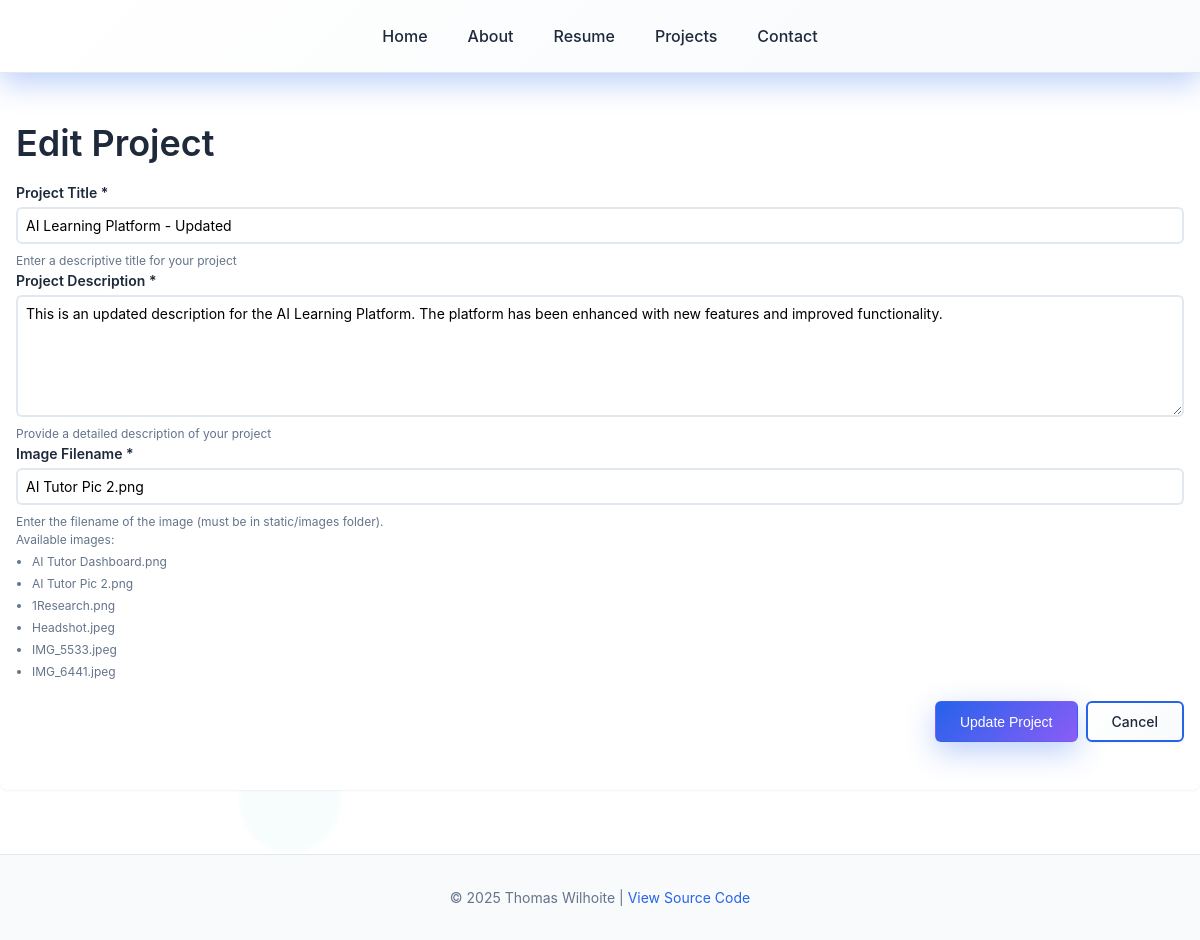
The app's page /edit_project/3 with its own data.
### tables this page shows
CREATE TABLE projects (
                id INTEGER PRIMARY KEY AUTOINCREMENT,
                title TEXT NOT NULL,
                description TEXT NOT NULL,
                image_filename TEXT NOT NULL,
                created_date TIMESTAMP DEFAULT CURRENT_TIMESTAMP,
                updated_date TIMESTAMP DEFAULT CURRENT_TIMESTAMP
            );

### app.py (the view, shortened to what this page needs)
@app.route('/edit_project/<int:project_id>', methods=['GET', 'POST'])
def edit_project(project_id):
    try:
        project = dal.get_project_by_id(project_id)
        if not project:
            flash('Project not found.', 'error')
            return redirect(url_for('projects'))
        return render_template('edit_project.html', project=project)
    except Exception as e:
        flash(f'Error loading project: {str(e)}', 'error')
        return redirect(url_for('projects'))

### DAL.py (called while the page is built)
    def get_connection(self):
        return sqlite3.connect(self.db_name)

    def get_project_by_id(self, project_id):
        conn = self.get_connection()
        cursor = conn.cursor()
        cursor.execute('''
            SELECT id, title, description, image_filename, created_date, updated_date
            FROM projects
            WHERE id = ?
        ''', (project_id,))
        project = cursor.fetchone()
        conn.close()
        return project

### templates/edit_project.html (shortened to what this page needs)
{% extends "base.html" %}
{% block content %}
<h1>Edit Project</h1>
<div class="edit-project-content">
    <form method="POST" class="edit-project-form">
        <div class="form-group">
            <label for="title">Project Title *</label>
            <input type="text" id="title" name="title" required
                   value="{{ project[1] }}"
                   placeholder="Enter project title"
                   aria-describedby="title-help">
            <div id="title-help" class="form-help">Enter a descriptive title for your project</div>
        </div>
        <div class="form-group">
            <label for="description">Project Description *</label>
            <textarea id="description" name="description" required rows="6"
                      placeholder="Describe your project, its goals, technologies used, and key features..."
                      aria-describedby="description-help">{{ project[2] }}</textarea>
            <div id="description-help" class="form-help">Provide a detailed description of your project</div>
        </div>
        <div class="form-group">
            <label for="image_filename">Image Filename *</label>
            <input type="text" id="image_filename" name="image_filename" required
                   value="{{ project[3] }}"
                   placeholder="e.g., my-project-screenshot.png"
                   aria-describedby="image-help">
            <div id="image-help" class="form-help">
                Enter the filename of the image (must be in static/images folder).
                <br>Available images:
                <ul>
                    <li>AI Tutor Dashboard.png</li>
                    <li>AI Tutor Pic 2.png</li>
                    <li>1Research.png</li>
                    <li>Headshot.jpeg</li>
                    <li>IMG_5533.jpeg</li>
                    <li>IMG_6441.jpeg</li>
                </ul>
            </div>
        </div>
        <div class="form-actions">
            <button type="submit" class="btn btn-primary">Update Project</button>
            <a href="{{ url_for('projects') }}" class="btn btn-secondary">Cancel</a>
        </div>
    </form>
</div>
{% endblock %}

### records on screen
projects: title "AI Learning Platform - Updated", description "This is an updated description for the AI Learning Platform. The platform has been enhanced with new features and improved functionality.", image_filename "AI Tutor Pic 2.png"
